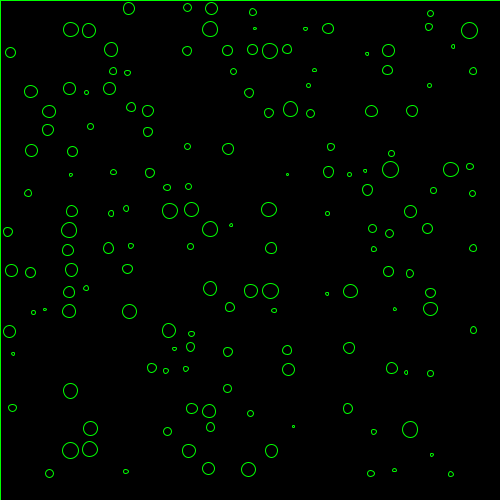
Frame 1 (no input)
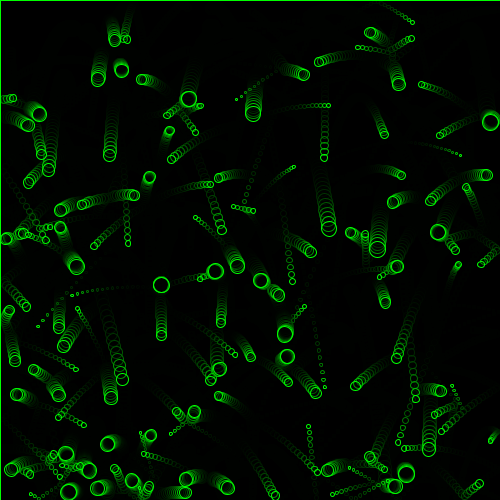
Frame 60 (the mouse pressed at the canvas centre just before this capture)
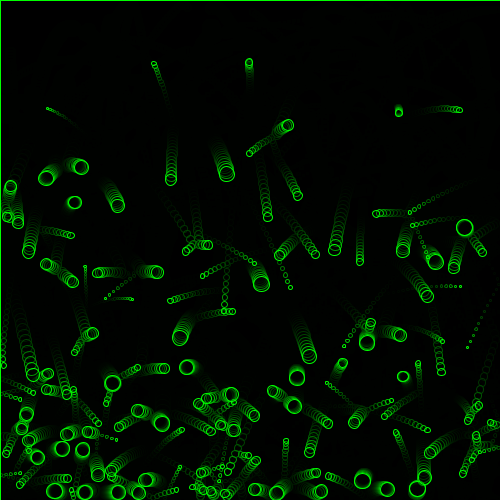
Frame 120 (the mouse held since frame 60 and released just before this capture)

The Processing sketch that drew these frames (run headless with seeded random() and noise(); from frame 60 on, the mouse is pressed at the canvas centre):

// Processing sketch: processing_14108
// ── processing_14108.pde

people[] personnages;
 
 
void setup(){
  size(500,500); 
  float pas = 20;
  smooth();
  personnages = new people[0];
  for(float a=0;a<(width/pas-1);a++){
  for(float b=0;b<(height/pas-1);b++){
    if(random(3)>2.2){
    new people(a*pas+pas*0.5, b*pas+pas*0.5, pas*0.8);
    }
  }
     
  }
  fill(0,60);
    background(0);
    stroke(0,255,0);
}
 
void draw(){
 //background(0);
 rect(0,0,width,height);
  for(int a=0;a<personnages.length;a++){
    personnages[a].dessine();
     
  }
}

class people{
  color c;
  float x,y,taille,vx,vy,vitesse;
  people(float _x, float _y, float maxi){
    float an=random(TWO_PI);
    c = color(random(100, 255),random(100, 255),random(50));
    x = _x; y=_y;taille=random(2,maxi);
    vitesse = ((maxi-taille)/3)+0.5;
    vx = cos(an)*vitesse; vy = sin(an)*vitesse;
    personnages = (people[]) append (personnages, this);
  }
  void dessine(){
  //  fill(c);
    x+=vx;y+=vy;vy+=0.1;
    if(x<taille/2){x=taille/2;vx=-vx;}
    if(y<taille/2){y=taille/2;vy=-vy;}
    if(x>width-taille/2){x=width-taille/2;vx=-vx;}
    if(y>height-taille/2){y=height-taille/2;vy=-vy*0.75;}
    for(int a=0;a<personnages.length;a++){
      people deux = personnages[a];
      if(deux!=this){
        float d=dist(deux.x, deux.y, x , y);
        if(d<((taille+deux.taille)/2)){
          float ang = atan2(y-deux.y, x-deux.x);
          vx = cos(ang)*vitesse;vy=sin(ang)*vitesse;
        } else {
          if(d<30){
            //stroke(255);
           // line(x,y,deux.x, deux.y);
             
          }
         
        }
         
      }
    }
   ellipse(x,y,taille,taille);
     
  }
   
}

void mouseMoved(){
  for(int a=0;a<personnages.length;a++){
    float di = dist(personnages[a].x, personnages[a].y, mouseX, mouseY);
     if(di<50){
       float ang=atan2(personnages[a].y-mouseY, personnages[a].x-mouseX);
       personnages[a].vx = cos(ang)*(50-di);personnages[a].vy=sin(ang)*(50-di);
     }
  }
}
